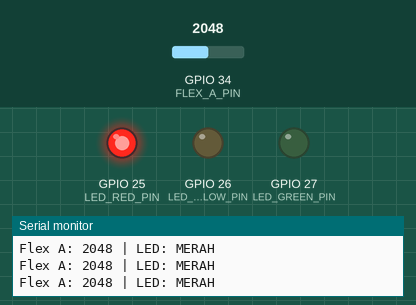
Recording of a program running on a simulated ESP32. On the bench: output pins drawn as LEDs (lit = HIGH), the last lines printed to the serial monitor. Inputs (shaded band) come from the test bench; at power-on: GPIO 34 (FLEX_A_PIN) = 2048 (analog values on the 0–4095 scale).

Above: at 1.2 s.
1.3 s: GPIO 34 (FLEX_A_PIN) set to 2710
2.8 s: GPIO 34 (FLEX_A_PIN) set to 2816
At 3.1 s:
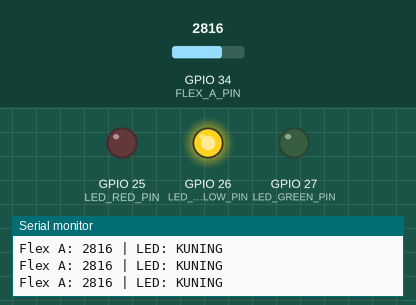
4.3 s: GPIO 34 (FLEX_A_PIN) set to 2979
5.8 s: GPIO 34 (FLEX_A_PIN) set to 3080
At 6.9 s:
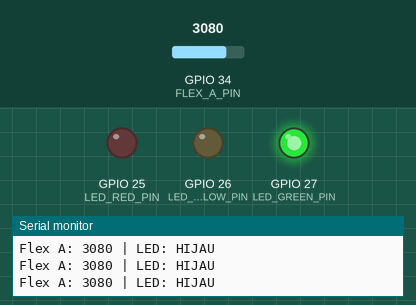
7.3 s: GPIO 34 (FLEX_A_PIN) set to 2987
At 8.4 s:
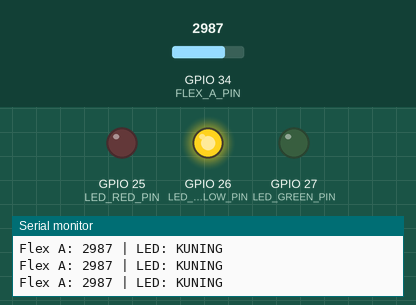
8.8 s: GPIO 34 (FLEX_A_PIN) set to 3067
At 9.7 s:
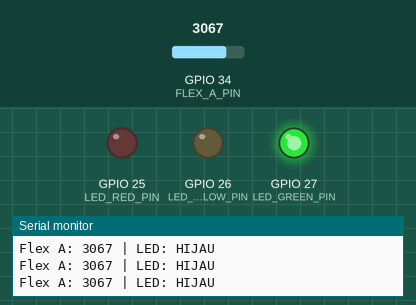
Timing chart, 0 to 11.3 s (numbered marks = the images above; inputs shaded):
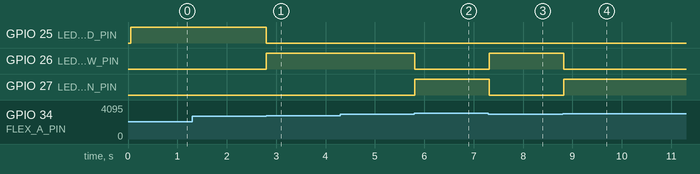

Measured:
- the behaviour switches between 2779 and 2780 on GPIO 34 (FLEX_A_PIN) (found by bisection; images 0 and 1)
- the behaviour switches between 3026 and 3027 on GPIO 34 (FLEX_A_PIN) (found by bisection; images 1 and 2)
- after the input at 2.8 s, GPIO 25 (LED_RED_PIN): HIGH → LOW at once; GPIO 26 (LED_YELLOW_PIN): LOW → HIGH at once
- after the input at 5.8 s, GPIO 26 (LED_YELLOW_PIN): HIGH → LOW at once; GPIO 27 (LED_GREEN_PIN): LOW → HIGH at once
- after the input at 7.3 s, GPIO 26 (LED_YELLOW_PIN): LOW → HIGH at once; GPIO 27 (LED_GREEN_PIN): HIGH → LOW at once
- after the input at 8.8 s, GPIO 26 (LED_YELLOW_PIN): HIGH → LOW at once; GPIO 27 (LED_GREEN_PIN): LOW → HIGH at once

The program:

main.cpp
```cpp
#include <Arduino.h>

// Fungsi untuk membaca rata-rata analog (Oversampling 10 sampel untuk stabilitas)
int readAverage(int pin) {
    long sum = 0;
    for (int i = 0; i < 20; i++) {
        sum += analogRead(pin);
        delayMicroseconds(50);
    }
    return sum / 20;
}

/**
 * ============================================================
 *  Program Labsheet 2: Flex + Led
 * ============================================================
 *  Deskripsi: Kontrol lampu LED (Merah, Kuning, Hijau) berdasarkan
 *             derajat lekukan sensor flex A secara non-blocking.
 *             Lurus (ADC >= 2910)        → Hijau (Pin 27)
 *             Bengkok ~90° (2795-2909)   → Kuning (Pin 26)
 *             Bengkok Maks (ADC < 2795)  → Merah (Pin 25)
 */

#define FLEX_A_PIN       34  // Pin ADC untuk Sensor Flex A
#define LED_RED_PIN      25  // LED Merah
#define LED_YELLOW_PIN   26  // LED Kuning
#define LED_GREEN_PIN    27  // LED Hijau

// Threshold kalibrasi ADC
#define THRESHOLD_GREEN   3027
#define THRESHOLD_YELLOW  2780

unsigned long lastUpdate = 0;
const unsigned long interval = 50; // Update LED setiap 50ms

void setLed(bool r, bool y, bool g) {
    digitalWrite(LED_RED_PIN,    r ? HIGH : LOW);
    digitalWrite(LED_YELLOW_PIN, y ? HIGH : LOW);
    digitalWrite(LED_GREEN_PIN,  g ? HIGH : LOW);
}

void setup() {
    Serial.begin(115200);
    // Konfigurasi ADC
    analogReadResolution(12);
    analogSetPinAttenuation(FLEX_A_PIN, ADC_11db);

    // Konfigurasi pin LED sebagai OUTPUT
    pinMode(LED_RED_PIN,    OUTPUT);
    pinMode(LED_YELLOW_PIN, OUTPUT);
    pinMode(LED_GREEN_PIN,  OUTPUT);
    setLed(false, false, false);
}

void loop() {
    unsigned long currentMillis = millis();
    if (currentMillis - lastUpdate >= interval) {
        lastUpdate = currentMillis;

        int rawADC = readAverage(FLEX_A_PIN);

        // Logika pemilihan LED yang menyala
        Serial.printf("Flex A: %d | LED: %s\n", rawADC, (rawADC >= THRESHOLD_GREEN) ? "HIJAU" : ((rawADC >= THRESHOLD_YELLOW) ? "KUNING" : "MERAH"));
        if (rawADC >= THRESHOLD_GREEN) {
            setLed(false, false, true);   // Hijau aktif (Lurus)
        }
        else if (rawADC >= THRESHOLD_YELLOW) {
            setLed(false, true, false);   // Kuning aktif (Bengkok ~90°)
        }
        else {
            setLed(true, false, false);   // Merah aktif (Bengkok maksimal)
        }
    }
}
```
